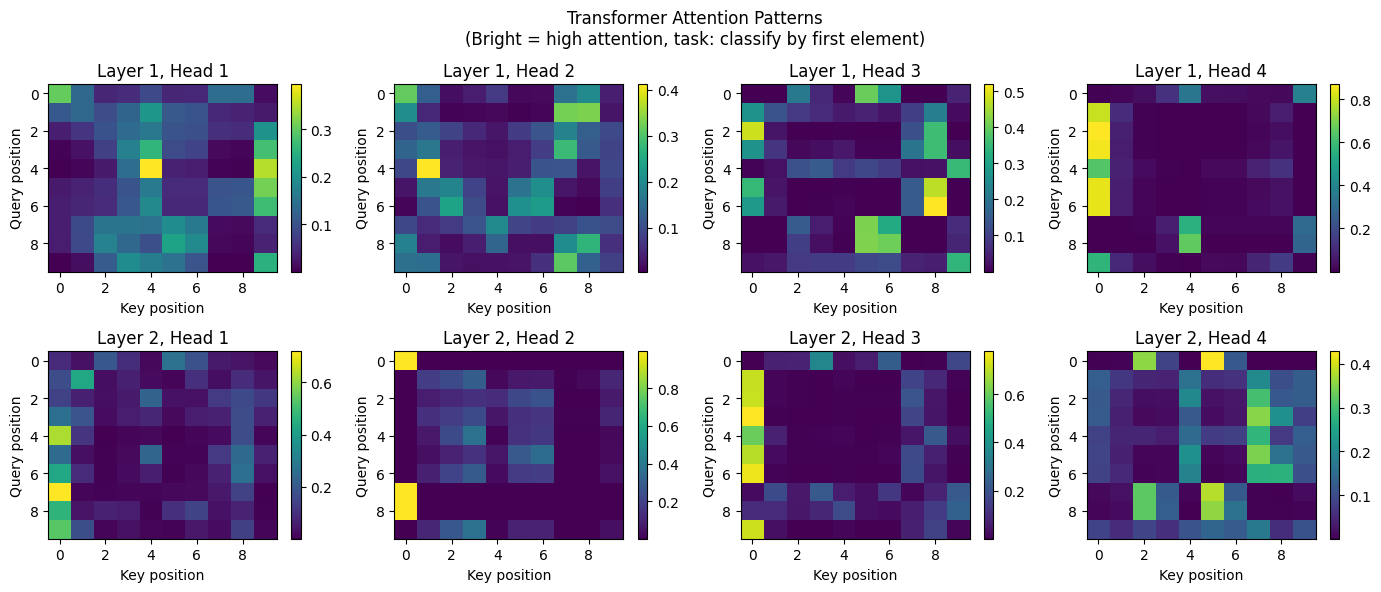

The script that saved this image:
"""
TRANSFORMER — Paradigm: LEARNED FEATURES (Attention is All You Need)

===============================================================
WHAT IT IS (THE CORE IDEA)
===============================================================

Instead of processing sequences step-by-step (RNN), process ALL positions
in PARALLEL using ATTENTION: each position looks at all other positions
to decide what's relevant.

Self-attention computes:
    Attention(Q, K, V) = softmax(QKᵀ/√d_k) × V

This is a SOFT LOOKUP TABLE:
    - Query Q asks: "What am I looking for?"
    - Keys K answer: "What do I contain?"
    - Values V say: "Here's my information"

===============================================================
THE KEY INSIGHT: ATTENTION = SOFT DICTIONARY LOOKUP
===============================================================

For each position, attention computes:

    attention_weights = softmax(q · K.T / √d)

This gives a probability distribution over all positions.
Then we take a weighted average of values:

    output = attention_weights @ V

High dot product (q · k) = high attention = "this is relevant to me"

===============================================================
WHY TRANSFORMERS BEAT RNNs
===============================================================

1. PARALLELIZATION: All positions processed simultaneously
   (RNNs must go step-by-step)

2. DIRECT CONNECTIONS: Any position can attend to any other
   (RNNs: gradients must flow through all intermediate steps)

3. FLEXIBLE CONTEXT: Attention weights are LEARNED per input
   (RNNs: fixed recurrence pattern)

===============================================================
POSITIONAL ENCODING: TELLING TRANSFORMERS ABOUT ORDER
===============================================================

Self-attention is PERMUTATION EQUIVARIANT:
    shuffling input → shuffled output

But order matters in language/sequences! Solution: ADD position info.

Sinusoidal encoding:
    PE(pos, 2i) = sin(pos / 10000^(2i/d))
    PE(pos, 2i+1) = cos(pos / 10000^(2i/d))

Each position gets a unique pattern. Different frequencies capture
different scales of position information.

===============================================================
MULTI-HEAD ATTENTION
===============================================================

Instead of one attention, use H parallel attention "heads":

    MultiHead(Q, K, V) = Concat(head_1, ..., head_H) @ W_O

Each head can focus on DIFFERENT aspects:
    - Head 1 might attend to syntax
    - Head 2 might attend to semantics
    - Head 3 might attend to nearby positions

This is like having multiple "perspectives" on the same input.

===============================================================
ARCHITECTURE COMPONENTS
===============================================================

1. Multi-head self-attention
2. Position-wise feedforward network (MLP at each position)
3. Layer normalization
4. Residual connections

Stack these blocks = deep transformer.

===============================================================
INDUCTIVE BIAS
===============================================================

1. Permutation equivariant (without positional encoding)
2. All-to-all connectivity (any position can attend to any)
3. Content-based addressing (attention by similarity)
4. Positional encoding injects sequence order bias

===============================================================
"""

import numpy as np
import matplotlib.pyplot as plt
import sys
sys.path.insert(0, '/Users/sid47/ML Algorithms')
from importlib import import_module
datasets_module = import_module('00_datasets')
accuracy = datasets_module.accuracy


def create_transformer_dataset(n_samples=500, seq_len=10, pattern='copy_first'):
    """
    Create sequence-to-class datasets for transformer.

    Patterns:
    - 'copy_first': class = discretized first token value
    - 'copy_last': class = discretized last token value
    - 'max_pos': class = position of maximum value
    - 'sum_sign': class = sign of sum
    - 'pattern_match': class = 1 if sequence contains [+,-,+] pattern
    """
    np.random.seed(42)

    X = np.random.randn(n_samples, seq_len)

    if pattern == 'copy_first':
        # 2-class: first element positive or negative
        y = (X[:, 0] > 0).astype(int)

    elif pattern == 'copy_last':
        y = (X[:, -1] > 0).astype(int)

    elif pattern == 'max_pos':
        # Which half has the max?
        y = (np.argmax(X, axis=1) >= seq_len // 2).astype(int)

    elif pattern == 'sum_sign':
        y = (X.sum(axis=1) > 0).astype(int)

    elif pattern == 'pattern_match':
        # Check if pattern +, -, + exists anywhere
        y = np.zeros(n_samples, dtype=int)
        for i in range(n_samples):
            for j in range(seq_len - 2):
                if X[i, j] > 0 and X[i, j+1] < 0 and X[i, j+2] > 0:
                    y[i] = 1
                    break

    # Reshape for transformer: (batch, seq_len, d_model=1)
    X = X[:, :, np.newaxis]

    split = int(0.8 * n_samples)
    return X[:split], X[split:], y[:split], y[split:]


class PositionalEncoding:
    """
    Sinusoidal positional encoding.

    Adds position information to embeddings so the transformer
    knows about sequence order.
    """

    def __init__(self, d_model, max_len=100):
        self.d_model = d_model
        self.max_len = max_len

        # Compute positional encoding matrix
        pe = np.zeros((max_len, d_model))
        position = np.arange(max_len)[:, np.newaxis]
        div_term = np.exp(np.arange(0, d_model, 2) * -(np.log(10000.0) / d_model))

        pe[:, 0::2] = np.sin(position * div_term)
        if d_model > 1:
            pe[:, 1::2] = np.cos(position * div_term[:d_model//2])

        self.pe = pe

    def forward(self, X):
        """Add positional encoding to input."""
        seq_len = X.shape[1]
        return X + self.pe[:seq_len]


class ScaledDotProductAttention:
    """
    Scaled dot-product attention.

    Attention(Q, K, V) = softmax(QKᵀ/√d_k) × V

    The scaling by √d_k prevents dot products from growing
    too large with high dimensions (which would saturate softmax).
    """

    def __init__(self):
        self.cache = None

    def softmax(self, X):
        """Row-wise softmax."""
        exp_X = np.exp(X - np.max(X, axis=-1, keepdims=True))
        return exp_X / np.sum(exp_X, axis=-1, keepdims=True)

    def forward(self, Q, K, V, mask=None):
        """
        Q, K, V shapes: (batch, seq_len, d_k)
        Output shape: (batch, seq_len, d_k)
        """
        d_k = K.shape[-1]

        # Compute attention scores: QKᵀ/√d_k
        scores = Q @ K.transpose(0, 2, 1) / np.sqrt(d_k)

        # Apply mask if provided (for causal attention)
        if mask is not None:
            scores = np.where(mask, scores, -1e9)

        # Softmax to get attention weights
        attn_weights = self.softmax(scores)

        # Weighted sum of values
        output = attn_weights @ V

        self.cache = (Q, K, V, attn_weights)
        return output, attn_weights

    def backward(self, dout):
        """Backward pass through attention."""
        Q, K, V, attn_weights = self.cache
        d_k = K.shape[-1]
        batch_size, seq_len, _ = Q.shape

        # Gradient through value multiplication
        dV = attn_weights.transpose(0, 2, 1) @ dout
        dattn = dout @ V.transpose(0, 2, 1)

        # Gradient through softmax
        # dsoftmax[i] = softmax[i] * (dout[i] - sum(softmax * dout))
        sum_dattn = np.sum(dattn * attn_weights, axis=-1, keepdims=True)
        dscores = attn_weights * (dattn - sum_dattn)

        # Gradient through scaling
        dscores = dscores / np.sqrt(d_k)

        # Gradient through QKᵀ
        dQ = dscores @ K
        dK = dscores.transpose(0, 2, 1) @ Q

        return dQ, dK, dV


class MultiHeadAttention:
    """
    Multi-head attention.

    Allows the model to attend to different aspects of the input
    using parallel attention heads.
    """

    def __init__(self, d_model, n_heads):
        assert d_model % n_heads == 0, "d_model must be divisible by n_heads"

        self.d_model = d_model
        self.n_heads = n_heads
        self.d_k = d_model // n_heads

        # Linear projections for Q, K, V
        scale = np.sqrt(2.0 / d_model)
        self.W_q = np.random.randn(d_model, d_model) * scale
        self.W_k = np.random.randn(d_model, d_model) * scale
        self.W_v = np.random.randn(d_model, d_model) * scale
        self.W_o = np.random.randn(d_model, d_model) * scale

        self.attention = ScaledDotProductAttention()
        self.cache = None

    def forward(self, X, mask=None):
        """
        X shape: (batch, seq_len, d_model)
        Output shape: (batch, seq_len, d_model)
        """
        batch_size, seq_len, _ = X.shape

        # Linear projections
        Q = X @ self.W_q  # (batch, seq, d_model)
        K = X @ self.W_k
        V = X @ self.W_v

        # Reshape for multi-head: (batch, n_heads, seq, d_k)
        Q = Q.reshape(batch_size, seq_len, self.n_heads, self.d_k).transpose(0, 2, 1, 3)
        K = K.reshape(batch_size, seq_len, self.n_heads, self.d_k).transpose(0, 2, 1, 3)
        V = V.reshape(batch_size, seq_len, self.n_heads, self.d_k).transpose(0, 2, 1, 3)

        # Flatten batch and heads for attention
        Q_flat = Q.reshape(-1, seq_len, self.d_k)
        K_flat = K.reshape(-1, seq_len, self.d_k)
        V_flat = V.reshape(-1, seq_len, self.d_k)

        # Apply attention
        attn_output, attn_weights = self.attention.forward(Q_flat, K_flat, V_flat, mask)

        # Reshape back: (batch, n_heads, seq, d_k) → (batch, seq, d_model)
        attn_output = attn_output.reshape(batch_size, self.n_heads, seq_len, self.d_k)
        attn_output = attn_output.transpose(0, 2, 1, 3).reshape(batch_size, seq_len, self.d_model)

        # Final linear projection
        output = attn_output @ self.W_o

        self.cache = (X, Q, K, V, attn_output, attn_weights.reshape(batch_size, self.n_heads, seq_len, seq_len))
        return output, attn_weights.reshape(batch_size, self.n_heads, seq_len, seq_len)

    def backward(self, dout, lr=0.01):
        """Backward pass through multi-head attention."""
        X, Q, K, V, attn_output, attn_weights = self.cache
        batch_size, seq_len, _ = X.shape

        # Gradient through output projection
        dattn_output = dout @ self.W_o.T
        dW_o = attn_output.reshape(-1, self.d_model).T @ dout.reshape(-1, self.d_model)

        # Reshape for heads
        dattn_output = dattn_output.reshape(batch_size, seq_len, self.n_heads, self.d_k).transpose(0, 2, 1, 3)
        dattn_output_flat = dattn_output.reshape(-1, seq_len, self.d_k)

        # Gradient through attention
        dQ_flat, dK_flat, dV_flat = self.attention.backward(dattn_output_flat)

        # Reshape gradients
        dQ = dQ_flat.reshape(batch_size, self.n_heads, seq_len, self.d_k).transpose(0, 2, 1, 3).reshape(batch_size, seq_len, self.d_model)
        dK = dK_flat.reshape(batch_size, self.n_heads, seq_len, self.d_k).transpose(0, 2, 1, 3).reshape(batch_size, seq_len, self.d_model)
        dV = dV_flat.reshape(batch_size, self.n_heads, seq_len, self.d_k).transpose(0, 2, 1, 3).reshape(batch_size, seq_len, self.d_model)

        # Gradient through linear projections
        dW_q = X.reshape(-1, self.d_model).T @ dQ.reshape(-1, self.d_model)
        dW_k = X.reshape(-1, self.d_model).T @ dK.reshape(-1, self.d_model)
        dW_v = X.reshape(-1, self.d_model).T @ dV.reshape(-1, self.d_model)

        dX = dQ @ self.W_q.T + dK @ self.W_k.T + dV @ self.W_v.T

        # Update weights
        self.W_q -= lr * dW_q
        self.W_k -= lr * dW_k
        self.W_v -= lr * dW_v
        self.W_o -= lr * dW_o

        return dX


class FeedForward:
    """
    Position-wise feedforward network.

    FFN(x) = ReLU(x W_1 + b_1) W_2 + b_2

    Applied to each position independently.
    """

    def __init__(self, d_model, d_ff):
        self.d_model = d_model
        self.d_ff = d_ff

        scale1 = np.sqrt(2.0 / d_model)
        scale2 = np.sqrt(2.0 / d_ff)

        self.W1 = np.random.randn(d_model, d_ff) * scale1
        self.b1 = np.zeros(d_ff)
        self.W2 = np.random.randn(d_ff, d_model) * scale2
        self.b2 = np.zeros(d_model)

        self.cache = None

    def forward(self, X):
        """X shape: (batch, seq_len, d_model)"""
        hidden = X @ self.W1 + self.b1
        hidden_relu = np.maximum(0, hidden)
        output = hidden_relu @ self.W2 + self.b2

        self.cache = (X, hidden, hidden_relu)
        return output

    def backward(self, dout, lr=0.01):
        X, hidden, hidden_relu = self.cache

        # Gradient through W2
        dW2 = hidden_relu.reshape(-1, self.d_ff).T @ dout.reshape(-1, self.d_model)
        db2 = np.sum(dout, axis=(0, 1))

        dhidden_relu = dout @ self.W2.T

        # Gradient through ReLU
        dhidden = dhidden_relu * (hidden > 0)

        # Gradient through W1
        dW1 = X.reshape(-1, self.d_model).T @ dhidden.reshape(-1, self.d_ff)
        db1 = np.sum(dhidden, axis=(0, 1))

        dX = dhidden @ self.W1.T

        # Update weights
        self.W1 -= lr * dW1
        self.b1 -= lr * db1
        self.W2 -= lr * dW2
        self.b2 -= lr * db2

        return dX


class LayerNorm:
    """Layer normalization."""

    def __init__(self, d_model, eps=1e-6):
        self.gamma = np.ones(d_model)
        self.beta = np.zeros(d_model)
        self.eps = eps
        self.cache = None

    def forward(self, X):
        mean = np.mean(X, axis=-1, keepdims=True)
        var = np.var(X, axis=-1, keepdims=True)
        X_norm = (X - mean) / np.sqrt(var + self.eps)
        output = self.gamma * X_norm + self.beta

        self.cache = (X, X_norm, mean, var)
        return output

    def backward(self, dout, lr=0.01):
        X, X_norm, mean, var = self.cache
        d_model = X.shape[-1]

        dgamma = np.sum(dout * X_norm, axis=(0, 1))
        dbeta = np.sum(dout, axis=(0, 1))

        dX_norm = dout * self.gamma
        dvar = np.sum(dX_norm * (X - mean) * -0.5 * (var + self.eps)**(-1.5), axis=-1, keepdims=True)
        dmean = np.sum(dX_norm * -1 / np.sqrt(var + self.eps), axis=-1, keepdims=True) + dvar * np.mean(-2 * (X - mean), axis=-1, keepdims=True)

        dX = dX_norm / np.sqrt(var + self.eps) + dvar * 2 * (X - mean) / d_model + dmean / d_model

        self.gamma -= lr * dgamma
        self.beta -= lr * dbeta

        return dX


class TransformerBlock:
    """
    Single transformer encoder block.

    X → LayerNorm → MultiHeadAttention → + (residual) → LayerNorm → FFN → + (residual)
    """

    def __init__(self, d_model, n_heads, d_ff):
        self.attention = MultiHeadAttention(d_model, n_heads)
        self.norm1 = LayerNorm(d_model)
        self.ffn = FeedForward(d_model, d_ff)
        self.norm2 = LayerNorm(d_model)

        self.cache = None

    def forward(self, X, mask=None):
        # Self-attention with residual
        X_norm1 = self.norm1.forward(X)
        attn_out, attn_weights = self.attention.forward(X_norm1, mask)
        X = X + attn_out

        # FFN with residual
        X_norm2 = self.norm2.forward(X)
        ffn_out = self.ffn.forward(X_norm2)
        X = X + ffn_out

        self.cache = attn_weights
        return X, attn_weights

    def backward(self, dout, lr=0.01):
        # Backward through FFN residual
        dffn_out = dout
        dX_norm2 = self.ffn.backward(dffn_out, lr)
        dout = dout + self.norm2.backward(dX_norm2, lr)

        # Backward through attention residual
        dattn_out = dout
        dX_norm1 = self.attention.backward(dattn_out, lr)
        dout = dout + self.norm1.backward(dX_norm1, lr)

        return dout


class SimpleTransformer:
    """
    Simple Transformer for sequence classification.

    Architecture:
        Input embedding → Positional encoding → Transformer blocks → Mean pool → Classification head
    """

    def __init__(self, input_dim, d_model, n_heads, d_ff, n_layers, n_classes, max_len=100):
        self.d_model = d_model
        self.n_heads = n_heads
        self.n_layers = n_layers

        # Input projection
        self.input_proj = np.random.randn(input_dim, d_model) * np.sqrt(2.0 / input_dim)

        # Positional encoding
        self.pos_enc = PositionalEncoding(d_model, max_len)

        # Transformer blocks
        self.blocks = [TransformerBlock(d_model, n_heads, d_ff) for _ in range(n_layers)]

        # Classification head
        self.classifier = np.random.randn(d_model, n_classes) * np.sqrt(2.0 / d_model)
        self.classifier_bias = np.zeros(n_classes)

        self.cache = None

    def forward(self, X):
        """
        X shape: (batch, seq_len, input_dim)
        Output: (batch, n_classes)
        """
        # Project input to d_model
        X_proj = X @ self.input_proj

        # Add positional encoding
        X_enc = self.pos_enc.forward(X_proj)

        # Pass through transformer blocks
        attn_weights_all = []
        for block in self.blocks:
            X_enc, attn_weights = block.forward(X_enc)
            attn_weights_all.append(attn_weights)

        # Mean pooling over sequence
        X_pooled = np.mean(X_enc, axis=1)

        # Classification
        logits = X_pooled @ self.classifier + self.classifier_bias

        self.cache = (X, X_proj, X_enc, X_pooled, attn_weights_all)
        return logits, attn_weights_all

    def softmax(self, X):
        exp_X = np.exp(X - np.max(X, axis=-1, keepdims=True))
        return exp_X / np.sum(exp_X, axis=-1, keepdims=True)

    def backward(self, y, lr=0.01):
        X, X_proj, X_enc, X_pooled, _ = self.cache
        batch_size = len(y)

        # Output gradient
        logits = X_pooled @ self.classifier + self.classifier_bias
        probs = self.softmax(logits)

        dlogits = probs.copy()
        dlogits[np.arange(batch_size), y] -= 1
        dlogits /= batch_size

        # Classifier gradients
        dclassifier = X_pooled.T @ dlogits
        dclassifier_bias = np.sum(dlogits, axis=0)

        dX_pooled = dlogits @ self.classifier.T

        # Gradient through mean pooling
        seq_len = X_enc.shape[1]
        dX_enc = np.broadcast_to(dX_pooled[:, np.newaxis, :] / seq_len, X_enc.shape).copy()

        # Backward through transformer blocks (reverse order)
        for block in reversed(self.blocks):
            dX_enc = block.backward(dX_enc, lr)

        # Gradient through input projection
        dinput_proj = X.reshape(-1, X.shape[-1]).T @ dX_enc.reshape(-1, self.d_model)

        # Update weights
        self.classifier -= lr * dclassifier
        self.classifier_bias -= lr * dclassifier_bias
        self.input_proj -= lr * dinput_proj

    def fit(self, X, y, epochs=100, lr=0.01, verbose=True):
        losses = []

        for epoch in range(epochs):
            logits, _ = self.forward(X)
            probs = self.softmax(logits)

            loss = -np.mean(np.log(probs[np.arange(len(y)), y] + 1e-10))
            losses.append(loss)

            self.backward(y, lr)

            if verbose and (epoch + 1) % 20 == 0:
                acc = accuracy(y, np.argmax(logits, axis=1))
                print(f"Epoch {epoch+1}/{epochs}, Loss: {loss:.4f}, Acc: {acc:.3f}")

        return losses

    def predict(self, X):
        logits, _ = self.forward(X)
        return np.argmax(logits, axis=1)


# ============================================================
# ABLATION EXPERIMENTS
# ============================================================

def ablation_experiments():
    print("\n" + "="*60)
    print("ABLATION EXPERIMENTS")
    print("="*60)

    np.random.seed(42)

    # -------- Experiment 1: Effect of Number of Heads --------
    print("\n1. EFFECT OF NUMBER OF ATTENTION HEADS")
    print("-" * 40)
    X_train, X_test, y_train, y_test = create_transformer_dataset(n_samples=600, seq_len=10, pattern='sum_sign')

    for n_heads in [1, 2, 4]:
        d_model = 16  # Must be divisible by n_heads
        transformer = SimpleTransformer(
            input_dim=1, d_model=d_model, n_heads=n_heads,
            d_ff=32, n_layers=2, n_classes=2
        )
        transformer.fit(X_train, y_train, epochs=100, lr=0.05, verbose=False)
        acc = accuracy(y_test, transformer.predict(X_test))
        print(f"n_heads={n_heads} accuracy={acc:.3f}")
    print("→ Multiple heads can capture different patterns")

    # -------- Experiment 2: Effect of Number of Layers --------
    print("\n2. EFFECT OF NUMBER OF LAYERS")
    print("-" * 40)
    for n_layers in [1, 2, 3, 4]:
        transformer = SimpleTransformer(
            input_dim=1, d_model=16, n_heads=2,
            d_ff=32, n_layers=n_layers, n_classes=2
        )
        transformer.fit(X_train, y_train, epochs=100, lr=0.05, verbose=False)
        acc = accuracy(y_test, transformer.predict(X_test))
        print(f"n_layers={n_layers} accuracy={acc:.3f}")
    print("→ Deeper = more capacity, but diminishing returns")

    # -------- Experiment 3: With vs Without Positional Encoding --------
    print("\n3. EFFECT OF POSITIONAL ENCODING")
    print("-" * 40)
    # Test on a position-sensitive task
    X_train, X_test, y_train, y_test = create_transformer_dataset(
        n_samples=600, seq_len=10, pattern='copy_first')

    # With positional encoding
    transformer_pe = SimpleTransformer(
        input_dim=1, d_model=16, n_heads=2,
        d_ff=32, n_layers=2, n_classes=2
    )
    transformer_pe.fit(X_train, y_train, epochs=100, lr=0.05, verbose=False)
    acc_pe = accuracy(y_test, transformer_pe.predict(X_test))

    # Without positional encoding (zero it out)
    transformer_no_pe = SimpleTransformer(
        input_dim=1, d_model=16, n_heads=2,
        d_ff=32, n_layers=2, n_classes=2
    )
    transformer_no_pe.pos_enc.pe = np.zeros_like(transformer_no_pe.pos_enc.pe)  # Disable PE
    transformer_no_pe.fit(X_train, y_train, epochs=100, lr=0.05, verbose=False)
    acc_no_pe = accuracy(y_test, transformer_no_pe.predict(X_test))

    print(f"With positional encoding:    {acc_pe:.3f}")
    print(f"Without positional encoding: {acc_no_pe:.3f}")
    print("→ PE is CRITICAL for position-dependent tasks!")

    # -------- Experiment 4: Different Tasks --------
    print("\n4. PERFORMANCE ON DIFFERENT TASKS")
    print("-" * 40)
    patterns = ['copy_first', 'copy_last', 'max_pos', 'sum_sign', 'pattern_match']

    for pattern in patterns:
        X_train, X_test, y_train, y_test = create_transformer_dataset(
            n_samples=600, seq_len=10, pattern=pattern)
        transformer = SimpleTransformer(
            input_dim=1, d_model=16, n_heads=2,
            d_ff=32, n_layers=2, n_classes=2
        )
        transformer.fit(X_train, y_train, epochs=100, lr=0.05, verbose=False)
        acc = accuracy(y_test, transformer.predict(X_test))
        print(f"pattern={pattern:<15} accuracy={acc:.3f}")

    # -------- Experiment 5: Model Size --------
    print("\n5. EFFECT OF MODEL DIMENSION (d_model)")
    print("-" * 40)
    for d_model in [8, 16, 32, 64]:
        transformer = SimpleTransformer(
            input_dim=1, d_model=d_model, n_heads=2,
            d_ff=d_model*2, n_layers=2, n_classes=2
        )
        n_params = (d_model + d_model**2 * 4 + d_model * d_model * 2 + d_model * 2) * 2
        transformer.fit(X_train, y_train, epochs=100, lr=0.05, verbose=False)
        acc = accuracy(y_test, transformer.predict(X_test))
        print(f"d_model={d_model:<3} ~params={n_params:<6} accuracy={acc:.3f}")

    # -------- Experiment 6: Scaling Comparison --------
    print("\n6. TRANSFORMER vs LSTM COMPARISON")
    print("-" * 40)
    try:
        rnn_module = import_module('14_rnn_lstm')
        LSTM = rnn_module.LSTM

        # Long sequence task
        X_train, X_test, y_train, y_test = create_transformer_dataset(
            n_samples=600, seq_len=20, pattern='copy_first')

        # Reshape for LSTM
        X_train_lstm = X_train
        X_test_lstm = X_test

        lstm = LSTM(input_size=1, hidden_size=32, output_size=2)
        lstm.fit(X_train_lstm, y_train, epochs=100, lr=0.05, verbose=False)
        lstm_acc = accuracy(y_test, lstm.predict(X_test_lstm))

        transformer = SimpleTransformer(
            input_dim=1, d_model=16, n_heads=2,
            d_ff=32, n_layers=2, n_classes=2
        )
        transformer.fit(X_train, y_train, epochs=100, lr=0.05, verbose=False)
        trans_acc = accuracy(y_test, transformer.predict(X_test))

        print(f"LSTM accuracy:        {lstm_acc:.3f}")
        print(f"Transformer accuracy: {trans_acc:.3f}")
        print("→ Transformer can attend directly to first position!")
    except:
        print("LSTM module not available for comparison")


def visualize_attention():
    """Visualize attention weights."""
    print("\n" + "="*60)
    print("ATTENTION VISUALIZATION")
    print("="*60)

    X_train, X_test, y_train, y_test = create_transformer_dataset(
        n_samples=600, seq_len=10, pattern='copy_first')

    transformer = SimpleTransformer(
        input_dim=1, d_model=16, n_heads=4,
        d_ff=32, n_layers=2, n_classes=2
    )
    transformer.fit(X_train, y_train, epochs=100, lr=0.05, verbose=False)

    # Get attention weights for a test sample
    sample = X_test[0:1]
    _, attn_weights_all = transformer.forward(sample)

    # Plot attention patterns
    fig, axes = plt.subplots(2, 4, figsize=(14, 6))

    # Layer 1 heads
    for h in range(4):
        ax = axes[0, h]
        attn = attn_weights_all[0][0, h]  # (seq, seq)
        im = ax.imshow(attn, cmap='viridis', aspect='auto')
        ax.set_title(f'Layer 1, Head {h+1}')
        ax.set_xlabel('Key position')
        ax.set_ylabel('Query position')
        plt.colorbar(im, ax=ax)

    # Layer 2 heads
    for h in range(4):
        ax = axes[1, h]
        attn = attn_weights_all[1][0, h]
        im = ax.imshow(attn, cmap='viridis', aspect='auto')
        ax.set_title(f'Layer 2, Head {h+1}')
        ax.set_xlabel('Key position')
        ax.set_ylabel('Query position')
        plt.colorbar(im, ax=ax)

    plt.suptitle('Transformer Attention Patterns\n'
                 '(Bright = high attention, task: classify by first element)',
                 fontsize=12)
    plt.tight_layout()
    return fig


def visualize_positional_encoding():
    """
    THE KEY VISUALIZATION: Show why positional encoding is essential.

    Without PE, transformers are PERMUTATION EQUIVARIANT:
    - Shuffling input → shuffled output
    - No sense of ORDER

    PE gives each position a UNIQUE FINGERPRINT using sine waves
    at different frequencies.
    """
    print("\n" + "="*60)
    print("POSITIONAL ENCODING VISUALIZATION")
    print("="*60)

    fig = plt.figure(figsize=(16, 12))

    # 1. Show the sinusoidal patterns
    ax1 = fig.add_subplot(2, 2, 1)
    d_model = 64
    max_len = 50
    pe = np.zeros((max_len, d_model))
    position = np.arange(max_len)[:, np.newaxis]
    div_term = np.exp(np.arange(0, d_model, 2) * -(np.log(10000.0) / d_model))
    pe[:, 0::2] = np.sin(position * div_term)
    pe[:, 1::2] = np.cos(position * div_term)

    im = ax1.imshow(pe.T, cmap='RdBu', aspect='auto', vmin=-1, vmax=1)
    ax1.set_xlabel('Position in Sequence', fontsize=11)
    ax1.set_ylabel('Dimension', fontsize=11)
    ax1.set_title('Positional Encoding Matrix\n(Each column = unique position fingerprint)', fontsize=12)
    plt.colorbar(im, ax=ax1)

    # 2. Show individual dimensions (sine waves at different frequencies)
    ax2 = fig.add_subplot(2, 2, 2)
    positions = np.arange(50)
    for dim in [0, 2, 4, 8, 16, 32]:
        freq = 1.0 / (10000 ** (dim / d_model))
        ax2.plot(positions, np.sin(positions * freq), label=f'dim {dim}', linewidth=2)
    ax2.set_xlabel('Position', fontsize=11)
    ax2.set_ylabel('PE value', fontsize=11)
    ax2.set_title('Different Dimensions = Different Frequencies\n(Low dims = fast oscillation, high dims = slow)', fontsize=12)
    ax2.legend(loc='upper right')
    ax2.set_xlim(0, 50)
    ax2.grid(True, alpha=0.3)

    # 3. Compare with vs without PE on position-sensitive task
    ax3 = fig.add_subplot(2, 2, 3)
    np.random.seed(42)

    X_train, X_test, y_train, y_test = create_transformer_dataset(
        n_samples=600, seq_len=10, pattern='copy_first')

    # With PE
    trans_pe = SimpleTransformer(input_dim=1, d_model=16, n_heads=2, d_ff=32, n_layers=2, n_classes=2)
    losses_pe = trans_pe.fit(X_train, y_train, epochs=100, lr=0.05, verbose=False)
    acc_pe = accuracy(y_test, trans_pe.predict(X_test))

    # Without PE
    np.random.seed(42)
    trans_no_pe = SimpleTransformer(input_dim=1, d_model=16, n_heads=2, d_ff=32, n_layers=2, n_classes=2)
    trans_no_pe.pos_enc.pe = np.zeros_like(trans_no_pe.pos_enc.pe)
    losses_no_pe = trans_no_pe.fit(X_train, y_train, epochs=100, lr=0.05, verbose=False)
    acc_no_pe = accuracy(y_test, trans_no_pe.predict(X_test))

    ax3.plot(losses_pe, 'b-', linewidth=2, label=f'With PE (acc={acc_pe:.2f})')
    ax3.plot(losses_no_pe, 'r--', linewidth=2, label=f'Without PE (acc={acc_no_pe:.2f})')
    ax3.axhline(y=np.log(2), color='gray', linestyle=':', label='Random guess')
    ax3.set_xlabel('Epoch', fontsize=11)
    ax3.set_ylabel('Loss', fontsize=11)
    ax3.set_title('Task: "Classify by FIRST element"\n(Without PE, model cannot identify position!)', fontsize=12)
    ax3.legend()
    ax3.grid(True, alpha=0.3)

    # 4. Show that each position has unique encoding (via distance)
    ax4 = fig.add_subplot(2, 2, 4)
    # Compute cosine similarity between positions
    pe_norm = pe / (np.linalg.norm(pe, axis=1, keepdims=True) + 1e-10)
    similarity = pe_norm @ pe_norm.T

    im = ax4.imshow(similarity[:30, :30], cmap='viridis', aspect='auto')
    ax4.set_xlabel('Position', fontsize=11)
    ax4.set_ylabel('Position', fontsize=11)
    ax4.set_title('Position Similarity Matrix\n(Diagonal bright = each position unique)', fontsize=12)
    plt.colorbar(im, ax=ax4)

    plt.suptitle('POSITIONAL ENCODING: How Transformers Know About Order\n'
                 'Without PE, attention is permutation-equivariant (order-blind)!',
                 fontsize=14, fontweight='bold')
    plt.tight_layout()
    return fig


def visualize_attention_mechanism():
    """
    Show attention as SOFT DICTIONARY LOOKUP step by step.

    The key insight:
        Q·K = similarity scores (how relevant is each key to my query?)
        softmax(Q·K/√d) = attention weights (normalized)
        weights @ V = weighted average of values

    This is a SOFT lookup: instead of picking one value, we blend all values
    weighted by relevance.
    """
    print("\n" + "="*60)
    print("ATTENTION MECHANISM VISUALIZATION")
    print("="*60)

    fig = plt.figure(figsize=(16, 10))

    # Create a simple example
    np.random.seed(42)
    seq_len = 6
    d_k = 4

    # Create example Q, K, V
    Q = np.random.randn(seq_len, d_k) * 0.5
    K = np.random.randn(seq_len, d_k) * 0.5
    V = np.random.randn(seq_len, d_k) * 0.5

    # Step 1: Compute Q·K^T (raw similarity)
    scores = Q @ K.T

    # Step 2: Scale by √d_k
    scaled_scores = scores / np.sqrt(d_k)

    # Step 3: Softmax
    def softmax(x):
        exp_x = np.exp(x - np.max(x, axis=-1, keepdims=True))
        return exp_x / np.sum(exp_x, axis=-1, keepdims=True)

    attn_weights = softmax(scaled_scores)

    # Step 4: Weighted sum of V
    output = attn_weights @ V

    # Plot the steps
    # Row 1: Q, K, V matrices
    ax1 = fig.add_subplot(2, 4, 1)
    im1 = ax1.imshow(Q, cmap='RdBu', aspect='auto', vmin=-1.5, vmax=1.5)
    ax1.set_title('Query (Q)\n"What am I looking for?"', fontsize=11)
    ax1.set_xlabel('d_k')
    ax1.set_ylabel('Position')
    plt.colorbar(im1, ax=ax1)

    ax2 = fig.add_subplot(2, 4, 2)
    im2 = ax2.imshow(K, cmap='RdBu', aspect='auto', vmin=-1.5, vmax=1.5)
    ax2.set_title('Key (K)\n"What do I contain?"', fontsize=11)
    ax2.set_xlabel('d_k')
    ax2.set_ylabel('Position')
    plt.colorbar(im2, ax=ax2)

    ax3 = fig.add_subplot(2, 4, 3)
    im3 = ax3.imshow(V, cmap='RdBu', aspect='auto', vmin=-1.5, vmax=1.5)
    ax3.set_title('Value (V)\n"Here is my info"', fontsize=11)
    ax3.set_xlabel('d_k')
    ax3.set_ylabel('Position')
    plt.colorbar(im3, ax=ax3)

    # Placeholder for equation
    ax4 = fig.add_subplot(2, 4, 4)
    ax4.axis('off')
    ax4.text(0.5, 0.7, 'ATTENTION FORMULA:', fontsize=12, ha='center', fontweight='bold')
    ax4.text(0.5, 0.5, r'Attention(Q,K,V) = softmax($\frac{QK^T}{\sqrt{d_k}}$) × V',
             fontsize=14, ha='center', family='monospace')
    ax4.text(0.5, 0.25, '= "Look up relevant values\n   weighted by similarity"',
             fontsize=11, ha='center', style='italic')

    # Row 2: Step by step computation
    ax5 = fig.add_subplot(2, 4, 5)
    im5 = ax5.imshow(scaled_scores, cmap='RdBu', aspect='auto')
    ax5.set_title('Step 1: Q·K^T / √d\n(Similarity scores)', fontsize=11)
    ax5.set_xlabel('Key position')
    ax5.set_ylabel('Query position')
    plt.colorbar(im5, ax=ax5)

    ax6 = fig.add_subplot(2, 4, 6)
    im6 = ax6.imshow(attn_weights, cmap='viridis', aspect='auto', vmin=0, vmax=1)
    ax6.set_title('Step 2: Softmax\n(Attention weights, sum=1)', fontsize=11)
    ax6.set_xlabel('Key position')
    ax6.set_ylabel('Query position')
    plt.colorbar(im6, ax=ax6)

    ax7 = fig.add_subplot(2, 4, 7)
    im7 = ax7.imshow(output, cmap='RdBu', aspect='auto', vmin=-1.5, vmax=1.5)
    ax7.set_title('Step 3: Weights × V\n(Weighted average output)', fontsize=11)
    ax7.set_xlabel('d_k')
    ax7.set_ylabel('Position')
    plt.colorbar(im7, ax=ax7)

    # Show one position's attention in detail
    ax8 = fig.add_subplot(2, 4, 8)
    query_pos = 2
    bars = ax8.bar(range(seq_len), attn_weights[query_pos], color='steelblue', alpha=0.8)
    bars[query_pos].set_color('coral')  # Highlight self-attention
    ax8.set_xlabel('Key position', fontsize=11)
    ax8.set_ylabel('Attention weight', fontsize=11)
    ax8.set_title(f'Position {query_pos} attends to...\n(Orange = self-attention)', fontsize=11)
    ax8.set_xticks(range(seq_len))
    ax8.set_ylim(0, 1)

    plt.suptitle('ATTENTION = Soft Dictionary Lookup\n'
                 'Each position queries all others and retrieves a weighted blend of values',
                 fontsize=14, fontweight='bold')
    plt.tight_layout()
    return fig


def visualize_head_specialization():
    """
    Show that different attention heads learn DIFFERENT patterns.

    Key insight: Multi-head attention allows the model to have
    multiple "perspectives" on the same input.

    Common specializations:
    - Some heads attend to nearby positions
    - Some heads attend to specific positions (first, last)
    - Some heads attend based on content similarity
    """
    print("\n" + "="*60)
    print("MULTI-HEAD SPECIALIZATION VISUALIZATION")
    print("="*60)

    fig = plt.figure(figsize=(16, 12))

    np.random.seed(42)

    # Train on different tasks to show head specialization
    tasks = [
        ('copy_first', 'Task: Classify by FIRST element'),
        ('copy_last', 'Task: Classify by LAST element'),
        ('sum_sign', 'Task: Sign of SUM'),
    ]

    for task_idx, (pattern, task_name) in enumerate(tasks):
        X_train, X_test, y_train, y_test = create_transformer_dataset(
            n_samples=600, seq_len=10, pattern=pattern)

        np.random.seed(task_idx * 100)
        transformer = SimpleTransformer(
            input_dim=1, d_model=16, n_heads=4, d_ff=32, n_layers=1, n_classes=2
        )
        transformer.fit(X_train, y_train, epochs=150, lr=0.05, verbose=False)

        # Get attention from multiple test samples and average
        _, attn_all = transformer.forward(X_test[:20])
        avg_attn = np.mean(attn_all[0], axis=0)  # Average over batch

        for h in range(4):
            ax = fig.add_subplot(3, 4, task_idx * 4 + h + 1)
            attn = avg_attn[h]
            im = ax.imshow(attn, cmap='viridis', aspect='auto', vmin=0, vmax=0.5)

            if h == 0:
                ax.set_ylabel(f'{task_name}', fontsize=10)
            if task_idx == 0:
                ax.set_title(f'Head {h+1}', fontsize=11)
            if task_idx == 2:
                ax.set_xlabel('Key pos', fontsize=10)

            # Annotate what each head seems to be doing
            # Check if head attends to first position
            first_attn = np.mean(attn[:, 0])
            last_attn = np.mean(attn[:, -1])
            diag_attn = np.mean(np.diag(attn))

            if first_attn > 0.3:
                ax.text(0.5, -0.15, 'Attends to FIRST', transform=ax.transAxes,
                       fontsize=8, ha='center', color='red', fontweight='bold')
            elif last_attn > 0.3:
                ax.text(0.5, -0.15, 'Attends to LAST', transform=ax.transAxes,
                       fontsize=8, ha='center', color='blue', fontweight='bold')
            elif diag_attn > 0.25:
                ax.text(0.5, -0.15, 'Self-attention', transform=ax.transAxes,
                       fontsize=8, ha='center', color='green', fontweight='bold')

    # Add colorbar
    plt.colorbar(im, ax=fig.axes, shrink=0.6, label='Attention weight')

    plt.suptitle('MULTI-HEAD ATTENTION: Different Heads Learn Different Patterns\n'
                 'Each head can specialize in attending to different aspects of the input',
                 fontsize=14, fontweight='bold')
    plt.tight_layout(rect=[0, 0, 0.9, 0.95])
    return fig


def visualize_transformer_vs_rnn():
    """
    Show the KEY advantage of Transformers over RNNs:
    Direct connections to any position vs sequential processing.

    In RNNs: information must flow through all intermediate steps
    In Transformers: ANY position can directly attend to ANY other position
    """
    print("\n" + "="*60)
    print("TRANSFORMER vs RNN VISUALIZATION")
    print("="*60)

    fig = plt.figure(figsize=(14, 10))

    # 1. Path length comparison
    ax1 = fig.add_subplot(2, 2, 1)
    seq_lengths = [5, 10, 20, 30, 50]
    rnn_path = seq_lengths  # RNN: path length = sequence length
    trans_path = [1] * len(seq_lengths)  # Transformer: always 1 (direct)

    x = np.arange(len(seq_lengths))
    width = 0.35
    ax1.bar(x - width/2, rnn_path, width, label='RNN path length', color='coral')
    ax1.bar(x + width/2, trans_path, width, label='Transformer path length', color='steelblue')
    ax1.set_xticks(x)
    ax1.set_xticklabels(seq_lengths)
    ax1.set_xlabel('Sequence Length', fontsize=11)
    ax1.set_ylabel('Path Length (to reach first position)', fontsize=11)
    ax1.set_title('Information Path Length\n(RNN grows with seq len, Transformer stays O(1))', fontsize=12)
    ax1.legend()
    ax1.set_yscale('log')

    # 2. Accuracy on long-range dependency
    ax2 = fig.add_subplot(2, 2, 2)

    # Test on copy_first task with increasing sequence length
    rnn_accs = []
    trans_accs = []

    try:
        rnn_module = import_module('14_rnn_lstm')
        LSTM = rnn_module.LSTM

        for seq_len in [5, 10, 20, 30]:
            np.random.seed(42)
            X_train, X_test, y_train, y_test = create_transformer_dataset(
                n_samples=500, seq_len=seq_len, pattern='copy_first')

            # LSTM
            lstm = LSTM(input_size=1, hidden_size=32, output_size=2)
            lstm.fit(X_train, y_train, epochs=100, lr=0.05, verbose=False)
            rnn_accs.append(accuracy(y_test, lstm.predict(X_test)))

            # Transformer
            np.random.seed(42)
            trans = SimpleTransformer(input_dim=1, d_model=16, n_heads=2, d_ff=32, n_layers=2, n_classes=2)
            trans.fit(X_train, y_train, epochs=100, lr=0.05, verbose=False)
            trans_accs.append(accuracy(y_test, trans.predict(X_test)))

        ax2.plot([5, 10, 20, 30], rnn_accs, 'o-', color='coral', linewidth=2, markersize=8, label='LSTM')
        ax2.plot([5, 10, 20, 30], trans_accs, 's-', color='steelblue', linewidth=2, markersize=8, label='Transformer')
    except:
        ax2.text(0.5, 0.5, 'LSTM module not available', ha='center', va='center', transform=ax2.transAxes)

    ax2.axhline(y=0.5, color='gray', linestyle=':', label='Random guess')
    ax2.set_xlabel('Sequence Length', fontsize=11)
    ax2.set_ylabel('Accuracy', fontsize=11)
    ax2.set_title('Long-Range Dependency Task\n(Classify by FIRST element)', fontsize=12)
    ax2.legend()
    ax2.set_ylim(0.4, 1.0)
    ax2.grid(True, alpha=0.3)

    # 3. Diagram showing RNN vs Transformer connections
    ax3 = fig.add_subplot(2, 2, 3)
    ax3.axis('off')

    # Draw RNN
    positions = np.linspace(0.1, 0.9, 5)
    for i, x in enumerate(positions):
        circle = plt.Circle((x, 0.7), 0.05, color='coral', ec='black')
        ax3.add_patch(circle)
        ax3.text(x, 0.55, f't={i}', ha='center', fontsize=10)
        if i > 0:
            ax3.annotate('', xy=(x-0.05, 0.7), xytext=(positions[i-1]+0.05, 0.7),
                        arrowprops=dict(arrowstyle='->', color='coral', lw=2))
    ax3.text(0.5, 0.85, 'RNN: Sequential connections', ha='center', fontsize=12, fontweight='bold')
    ax3.text(0.5, 0.45, 'Information from t=0 must pass through t=1, t=2, t=3 to reach t=4',
             ha='center', fontsize=10, style='italic')

    # Draw Transformer
    for i, x in enumerate(positions):
        circle = plt.Circle((x, 0.2), 0.05, color='steelblue', ec='black')
        ax3.add_patch(circle)
        ax3.text(x, 0.05, f't={i}', ha='center', fontsize=10)

    # Draw all-to-all connections for position 4
    for i in range(4):
        ax3.annotate('', xy=(positions[4]-0.02, 0.22), xytext=(positions[i]+0.02, 0.18),
                    arrowprops=dict(arrowstyle='->', color='steelblue', lw=1.5, alpha=0.6))

    ax3.text(0.5, 0.35, 'Transformer: Direct connections (attention)', ha='center', fontsize=12, fontweight='bold')
    ax3.text(0.5, -0.05, 'Any position can directly attend to any other position',
             ha='center', fontsize=10, style='italic')
    ax3.set_xlim(0, 1)
    ax3.set_ylim(-0.1, 0.95)

    # 4. Training speed comparison (conceptual)
    ax4 = fig.add_subplot(2, 2, 4)
    ax4.axis('off')
    ax4.text(0.5, 0.85, 'PARALLELIZATION ADVANTAGE', ha='center', fontsize=14, fontweight='bold')

    ax4.text(0.1, 0.65, 'RNN:', fontsize=12, fontweight='bold', color='coral')
    ax4.text(0.1, 0.5, '• Must process t=0, then t=1, then t=2...\n'
                       '• Sequential bottleneck\n'
                       '• Cannot parallelize over time', fontsize=11)

    ax4.text(0.1, 0.25, 'Transformer:', fontsize=12, fontweight='bold', color='steelblue')
    ax4.text(0.1, 0.1, '• All positions processed IN PARALLEL\n'
                       '• No sequential dependency\n'
                       '• Massive parallelism on GPUs', fontsize=11)

    plt.suptitle('TRANSFORMER vs RNN: Why Attention is All You Need\n'
                 'Direct connections + parallelization = better long-range learning',
                 fontsize=14, fontweight='bold')
    plt.tight_layout()
    return fig


if __name__ == '__main__':
    print("="*60)
    print("TRANSFORMER — Attention is All You Need")
    print("="*60)

    print("""
WHAT THIS MODEL IS:
    Process sequences in PARALLEL using ATTENTION.
    Each position can attend to ALL other positions.

THE KEY INSIGHT:
    Attention = soft dictionary lookup
    Q asks "what do I need?"
    K answers "what do I have?"
    V gives "here's my content"

WHY TRANSFORMERS WIN:
    1. Parallel processing (no sequential bottleneck)
    2. Direct connections (no vanishing gradients through time)
    3. Flexible attention (learned per input)

POSITIONAL ENCODING:
    Attention is permutation-equivariant!
    PE adds position information so order matters.

MULTI-HEAD ATTENTION:
    Multiple "perspectives" on the same input.
    Different heads learn different patterns.
    """)

    ablation_experiments()

    print("\n" + "="*60)
    print("GENERATING VISUALIZATIONS")
    print("="*60)

    # 1. THE KEY VISUALIZATION: Positional Encoding
    print("\n1. Generating positional encoding visualization...")
    fig_pe = visualize_positional_encoding()
    save_path = '/Users/sid47/ML Algorithms/15_transformer_positional.png'
    fig_pe.savefig(save_path, dpi=100, bbox_inches='tight')
    print(f"   Saved to: {save_path}")
    plt.close(fig_pe)

    # 2. Attention mechanism step-by-step
    print("\n2. Generating attention mechanism visualization...")
    fig_attn = visualize_attention_mechanism()
    save_path = '/Users/sid47/ML Algorithms/15_transformer_attention.png'
    fig_attn.savefig(save_path, dpi=100, bbox_inches='tight')
    print(f"   Saved to: {save_path}")
    plt.close(fig_attn)

    # 3. Multi-head specialization
    print("\n3. Generating multi-head specialization visualization...")
    fig_heads = visualize_head_specialization()
    save_path = '/Users/sid47/ML Algorithms/15_transformer_heads.png'
    fig_heads.savefig(save_path, dpi=100, bbox_inches='tight')
    print(f"   Saved to: {save_path}")
    plt.close(fig_heads)

    # 4. Transformer vs RNN comparison
    print("\n4. Generating Transformer vs RNN visualization...")
    fig_vs = visualize_transformer_vs_rnn()
    save_path = '/Users/sid47/ML Algorithms/15_transformer_vs_rnn.png'
    fig_vs.savefig(save_path, dpi=100, bbox_inches='tight')
    print(f"   Saved to: {save_path}")
    plt.close(fig_vs)

    # 5. Original attention patterns
    print("\n5. Generating attention patterns visualization...")
    fig = visualize_attention()
    save_path = '/Users/sid47/ML Algorithms/15_transformer.png'
    fig.savefig(save_path, dpi=100, bbox_inches='tight')
    print(f"   Saved to: {save_path}")
    plt.close(fig)

    print("\n" + "="*60)
    print("SUMMARY")
    print("="*60)
    print("""
1. Attention(Q,K,V) = softmax(QKᵀ/√d) × V  (SOFT dictionary lookup)
2. Multi-head = multiple attention perspectives (different patterns)
3. Positional encoding CRITICAL for position-aware tasks
4. All-to-all connectivity = no vanishing gradient problem
5. Parallel processing = faster training than RNNs
6. Inductive bias: content-based addressing

===============================================================
THE KEY INSIGHTS (see visualizations):
===============================================================

1. 15_transformer_positional.png — POSITIONAL ENCODING:
   - Without PE, transformer is ORDER-BLIND (permutation equivariant)
   - PE gives each position a unique "fingerprint" using sine waves
   - Different frequencies encode different scales of position info

2. 15_transformer_attention.png — ATTENTION = SOFT LOOKUP:
   - Q·K = similarity ("how relevant is this key to my query?")
   - softmax = normalize to weights
   - weights @ V = blend values by relevance

3. 15_transformer_heads.png — MULTI-HEAD SPECIALIZATION:
   - Different heads learn different attention patterns
   - Some attend to first, some to last, some to content

4. 15_transformer_vs_rnn.png — WHY TRANSFORMERS WIN:
   - RNN: information must flow through ALL intermediate steps
   - Transformer: ANY position can directly attend to ANY other
   - Path length O(n) vs O(1) → better long-range dependencies
    """)
